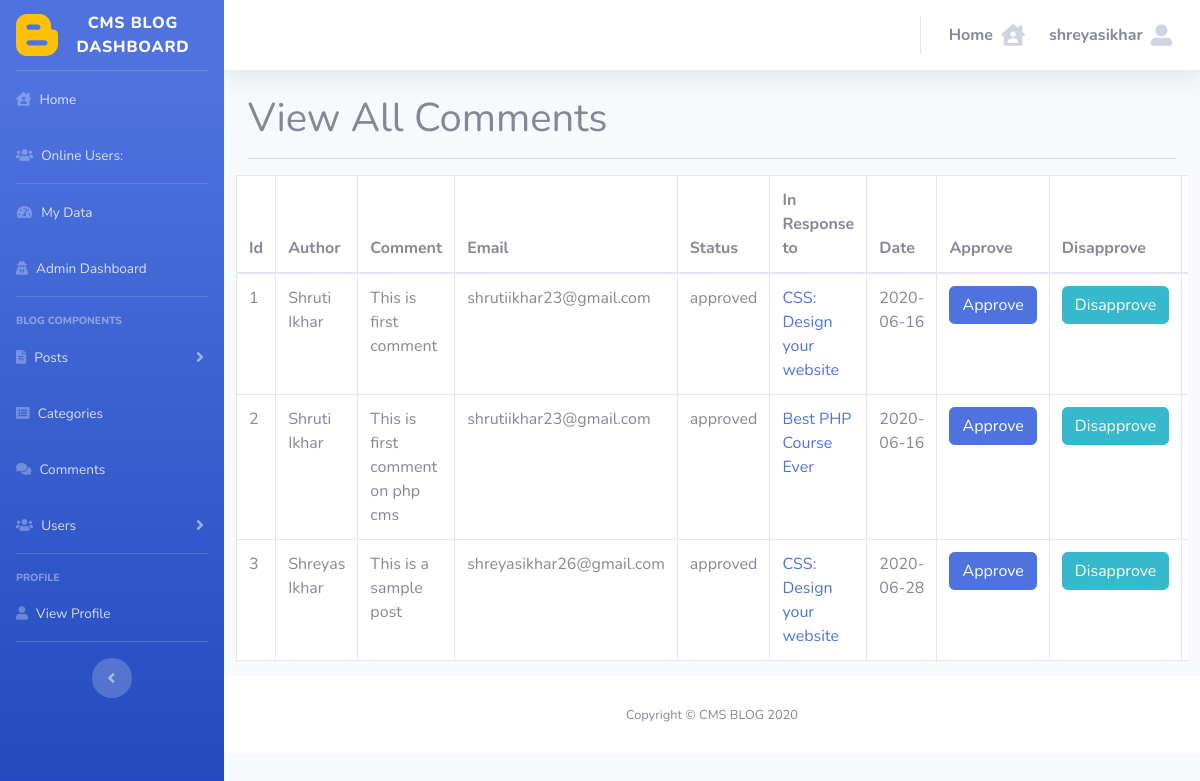
/admin/comments.php (signed in), run on the app's committed database.
### tables this page shows
CREATE TABLE `comments` (
  `comment_id` int NOT NULL,
  `comment_post_id` int NOT NULL,
  `comment_author` varchar(255) NOT NULL,
  `comment_email` varchar(255) NOT NULL,
  `comment_content` text NOT NULL,
  `comment_status` varchar(255) NOT NULL,
  `comment_date` date NOT NULL
);

CREATE TABLE `posts` (
  `post_id` int NOT NULL,
  `post_category_id` int NOT NULL,
  `user_id` int NOT NULL,
  `post_title` varchar(255) NOT NULL,
  `post_author` varchar(255) DEFAULT NULL,
  `post_user` varchar(255) NOT NULL,
  `post_date` date NOT NULL,
  `post_image` text NOT NULL,
  `post_content` text NOT NULL,
  `post_tags` varchar(255) NOT NULL,
  `post_comment_count` int NOT NULL DEFAULT '0',
  `post_status` varchar(255) NOT NULL DEFAULT 'draft',
  `post_views_count` int NOT NULL DEFAULT '0',
  `likes` int DEFAULT '0'
);

### admin/functions.php (called while the page is built, shortened)
<?php
    function query($query)
    {
        global $connection;
        $result = mysqli_query($connection, $query);
        return $result;
    }
    function fetchRecords($result)
    {
        return mysqli_fetch_array($result);
    }
    function recordComment($table)
    {
        if(is_admin()):
            $queryResult = query("select * from ". $table);
        else:
            $queryResult = query("select * from ". $table ." inner join posts on ".$table.".comment_post_id=posts.post_id where posts.user_id={$_SESSION['user_id']}");
        endif;
        $result = mysqli_num_rows($queryResult);
        if(isset($result))
        {
            return $result;
        }
        else
        {
            return 0;
        }
    }
    function is_admin()
    {
        if(isLoggedIn())
        {
            $username = $_SESSION['username'];
            $result = query("select user_role from users where username = '{$username}'");
            $row = fetchRecords($result);
            if($row['user_role'] == "admin")
            {
                return true;
            }
            else
            {
                return false;
            }
        }
        return false;
    }
    function isLoggedIn()
    {
        if(isset($_SESSION['user_role']))
        {
            return true;
        }
        return false;
    }
            ?>

### admin/includes/view_all_comments.php (the view, shortened to what this page needs)
<?php
    $count = recordComment('comments');
    if($count == 0)
    {
        echo "<h1 class='text-center'>No comments available</h1>";
    }
    else
    {
    ?>
    <div class="table-responsive">
        <table class="table table-bordered table-hover" style="background-color:#fff">
            <thead>
                <tr>
                    <th>Id</th>
                    <th>Author</th>
                    <th>Comment</th>
                    <th>Email</th>
                    <th>Status</th>
                    <th>In Response to</th>
                    <th>Date</th>
                    <th>Approve</th>
                    <th>Disapprove</th>
                    <th>Delete</th>
                </tr>
            </thead>
            <tbody>
            <?php
                if(is_admin()):
                    $comments = "SELECT * FROM comments";
                else:
                    $comments = "SELECT * FROM comments inner join posts on comments.comment_post_id = posts.post_id where posts.user_id='{$_SESSION['user_id']}'";
                endif;
                $comments_result = mysqli_query($connection, $comments);
                $counter=1;
                while($row = mysqli_fetch_assoc($comments_result))
                {
                    $comment_id = $row['comment_id'];
                    $comment_post_id = $row['comment_post_id'];
                    $comment_author = $row['comment_author'];
                    $comment_email = $row['comment_email'];
                    $comment_content = $row['comment_content'];
                    $comment_status = $row['comment_status'];
                    $comment_date = $row['comment_date'];
                    echo "<tr>";
                    echo "<td>{$counter}</td>";
                    echo "<td>{$comment_author}</td>";
                    echo "<td>{$comment_content}</td>";
                    echo "<td>{$comment_email}</td>";
                    echo "<td>{$comment_status}</td>";
                    $query = "select * from posts where post_id = '{$comment_post_id}'";
                    $select_post_id = mysqli_query($connection, $query);
                    while($row = mysqli_fetch_assoc($select_post_id))
                    {
                        $post_id = $row['post_id'];
                        $post_title = $row['post_title'];
                        echo "<td><a href='../post.php?p_id=$post_id'>{$post_title}</a></td>";
                    }
                    echo "<td>{$comment_date}</td>";
                    echo "<td><a class='btn btn-primary' href='comments.php?approve={$comment_id}'>Approve</a></td>";
                    echo "<td><a class='btn btn-info' href='comments.php?disapprove={$comment_id}'>Disapprove</a></td>";
                    $counter++;
            ?>
                    <form method = "post">
            <?php
                        echo "<td><input class='btn btn-danger' type='submit' name='delete' value='Delete'></td>";
            ?>
                    </form>
            <?php
                }
            ?>
            </tbody>
        </table>
    </div>
<?php } ?>

### data on the page
comments: comment_author "Shruti Ikhar", comment_content "This is first comment", comment_email "shrutiikhar23@gmail.com", comment_status "approved", comment_date "2020-06-16"
posts: post_title "CSS: Design your website"
comments: comment_author "Shruti Ikhar", comment_content "This is first comment on php cms", comment_email "shrutiikhar23@gmail.com", comment_status "approved", comment_date "2020-06-16"
posts: post_title "Best PHP Course Ever"
comments: comment_author "Shreyas Ikhar", comment_content "This is a sample post", comment_email "shreyasikhar26@gmail.com", comment_status "approved", comment_date "2020-06-28"

### other printed values
get_user_name() "shreyasikhar"
